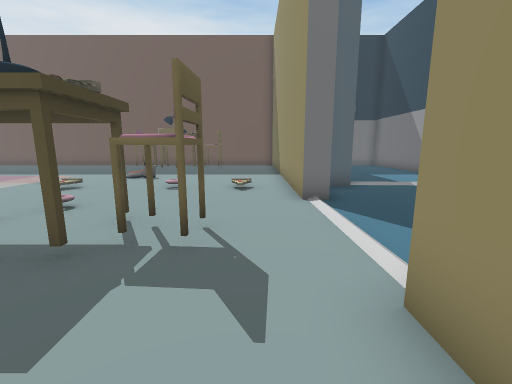
View 1 (above)

23 first-person views from a walk through a scene from a Unity 3-D project. The camera is 1.3 m above the floor, tilts 10° down and sees 90° across. The floor is counted in squares, 1 m on a side. Each view is taken from the middle of a square. On the plan, view 1 faces up. The plan holds only what a view shows up to about 13 squares ahead; the rest is blank. The player is left out.

View 2
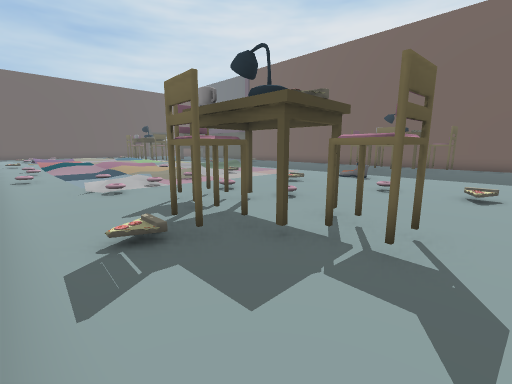

View 3
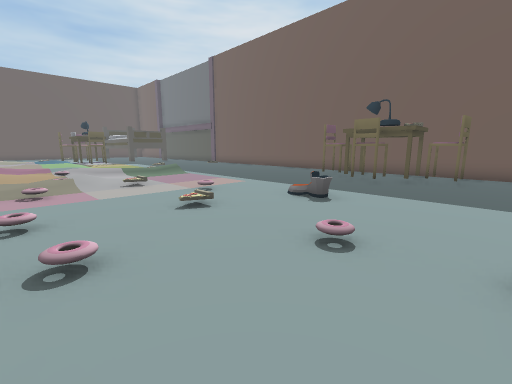

View 4
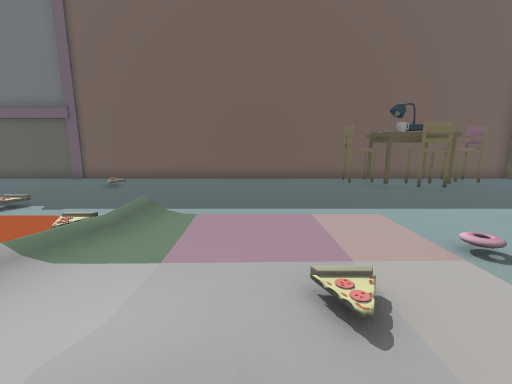

View 5
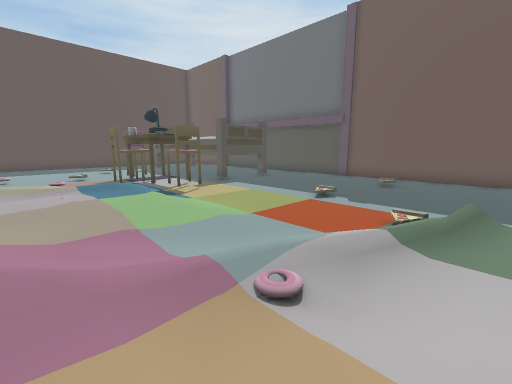

View 6
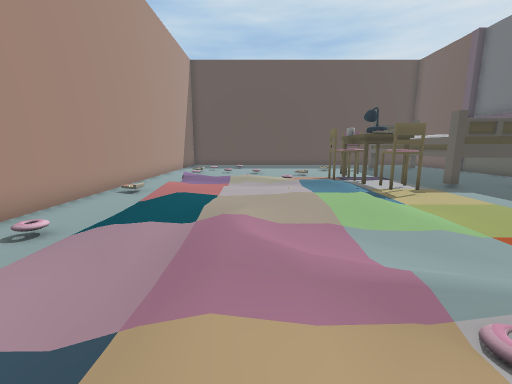

View 7
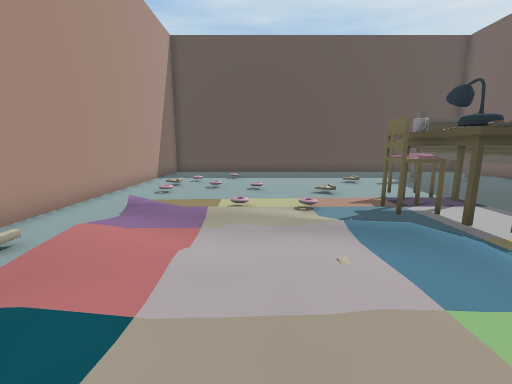

View 8
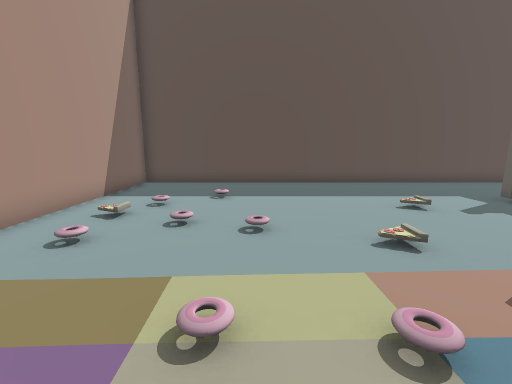

View 9
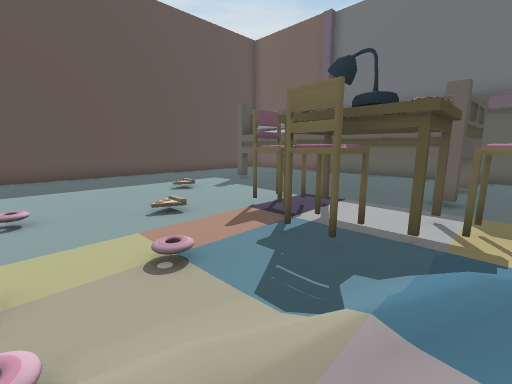

View 10
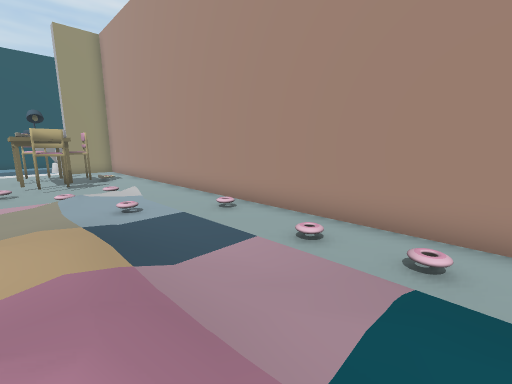

View 11
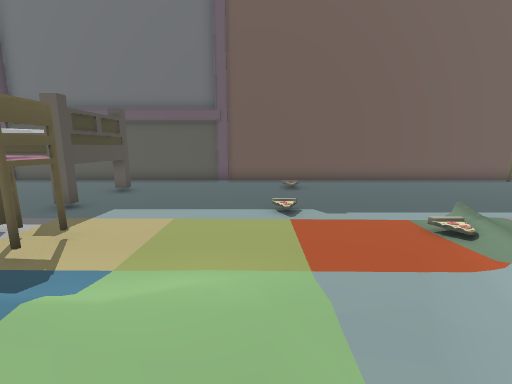

View 12
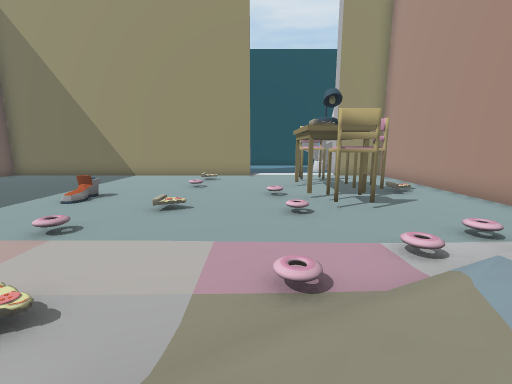

View 13
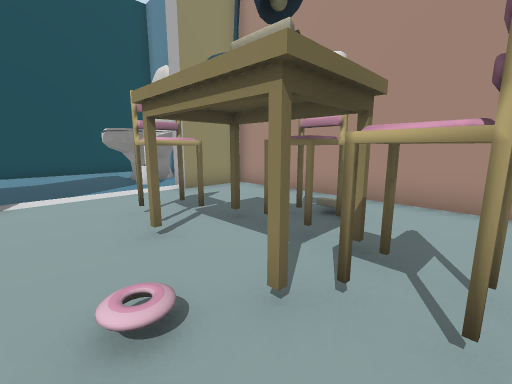

View 14
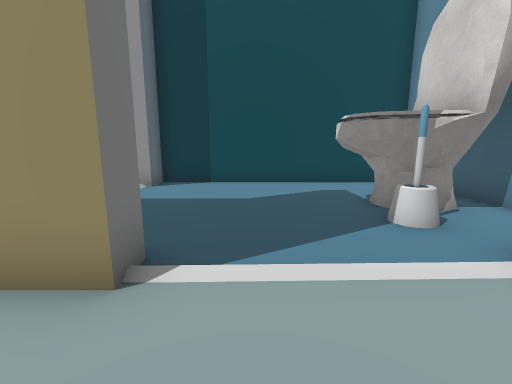

View 15
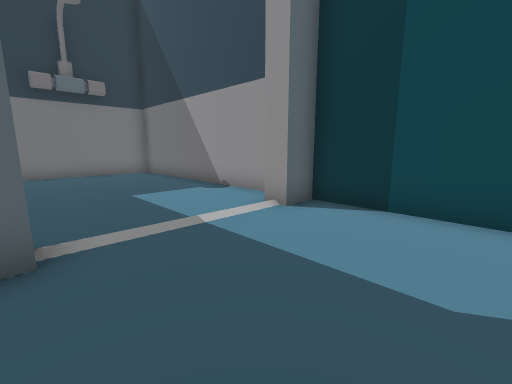

View 16
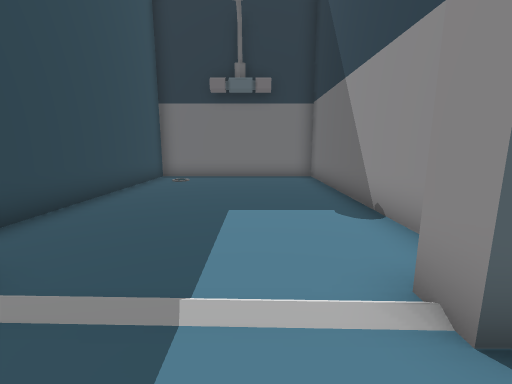

View 17
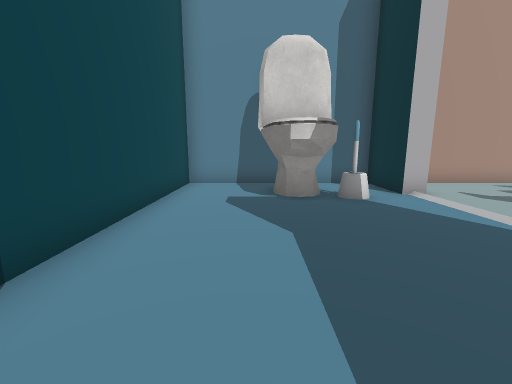

View 18
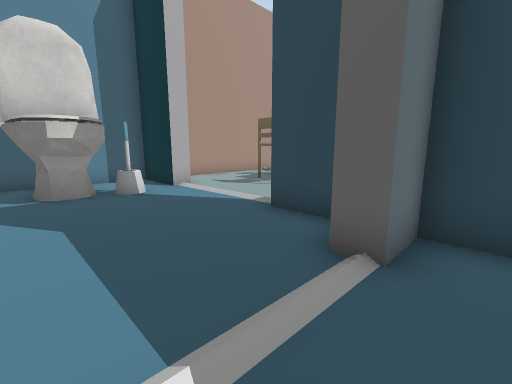

View 19
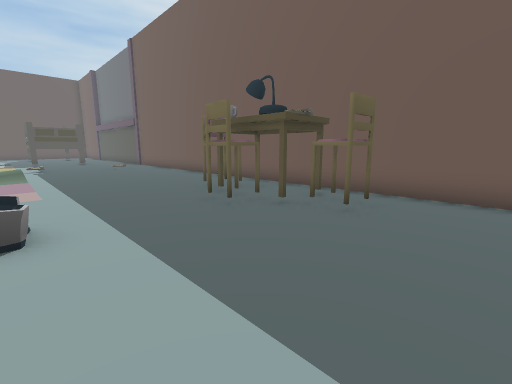

View 20
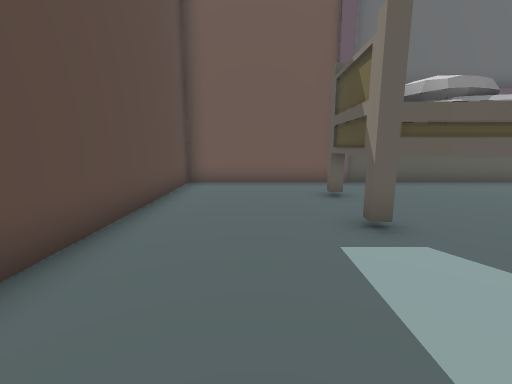

View 21
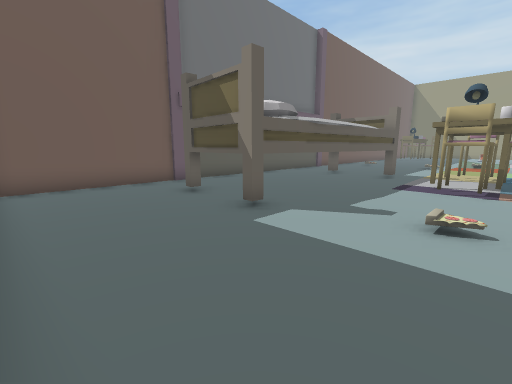

View 22
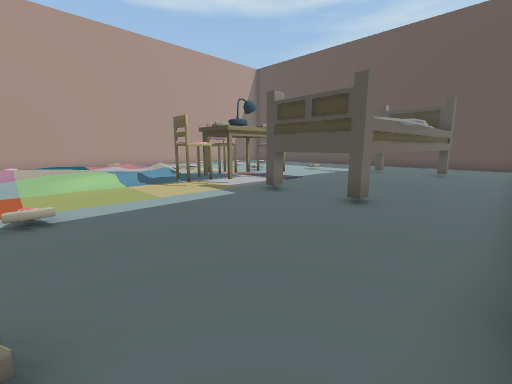

View 23
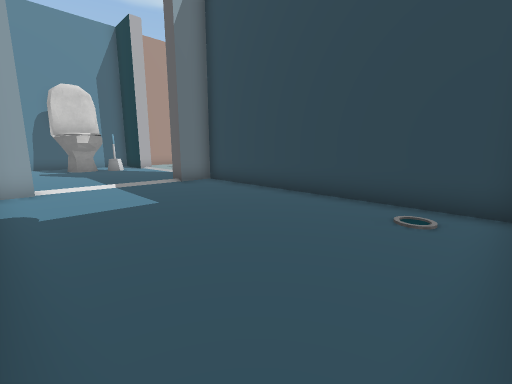

### Floor plan
Key: @ floor where view 1 was taken; # wall or solid block; . main floor; : floor 0.25 m higher than the main floor; + floor 0.5 m higher than the main floor; / step, stairs or slope; T table; H thing the floor can be seen under or through; I toilet; O other object.
Columns run from 36 left of view 1 to 9 right of it. Each row starts with its distance up from view 1.
 19 ##############################################
 18 #....................................##......#
 17 #............................OTTTO...##......#
 16 #....##OHHHHHH...............OTTTOO..##......#
 15 #....#       H.................O.....##......#
 14 #....H       H.......................##......#
 13 #....#HHHHHOHH.......................##......#
 12 #....................................##......#
 11 #..........TTT........//.......:.....##......#
 10 #.........OT.TO......./..............##......#
  9 #..........TTT.......//..............###....##
  8 #...........O.////:../..../.../......##......#
  7 #............//::::..:..:/...........##......#
  6 #.........././:::::://::///..................#
  5 #......./..///.::::/+::::./..................#
  4 #........... /:::://///:..//..OTTTTO.........#
  3 #...........//:::::/.....///..OTTTTO....II...#
  2 #...........//::////.......//...OO...##IIII..#
  1 #............./..../.................##.III..#
  0 #...................................@##......#
 -1 ##############################################

Where each view was taken, in squares from view 1:
view 1: 0 up, 0 right, facing up
view 2: 0 up, 0 right, facing up-left
view 3: 5 up, 1 left, facing up-left
view 4: 6 up, 11 left, facing up
view 5: 5 up, 13 left, facing up-left
view 6: 5 up, 13 left, facing left
view 7: 5 up, 18 left, facing left
view 8: 5 up, 23 left, facing left
view 9: 5 up, 22 left, facing up-left
view 10: 5 up, 18 left, facing down-right
view 11: 6 up, 18 left, facing up
view 12: 6 up, 12 left, facing right
view 13: 6 up, 6 left, facing down-right
view 14: 5 up, 1 left, facing right
view 15: 5 up, 3 right, facing up-right
view 16: 7 up, 6 right, facing up
view 17: 9 up, 6 right, facing down
view 18: 10 up, 6 right, facing down-left
view 19: 11 up, 0 right, facing up-left
view 20: 9 up, 33 left, facing up
view 21: 9 up, 35 left, facing up-right
view 22: 18 up, 17 left, facing down-left
view 23: 18 up, 8 right, facing down-left
